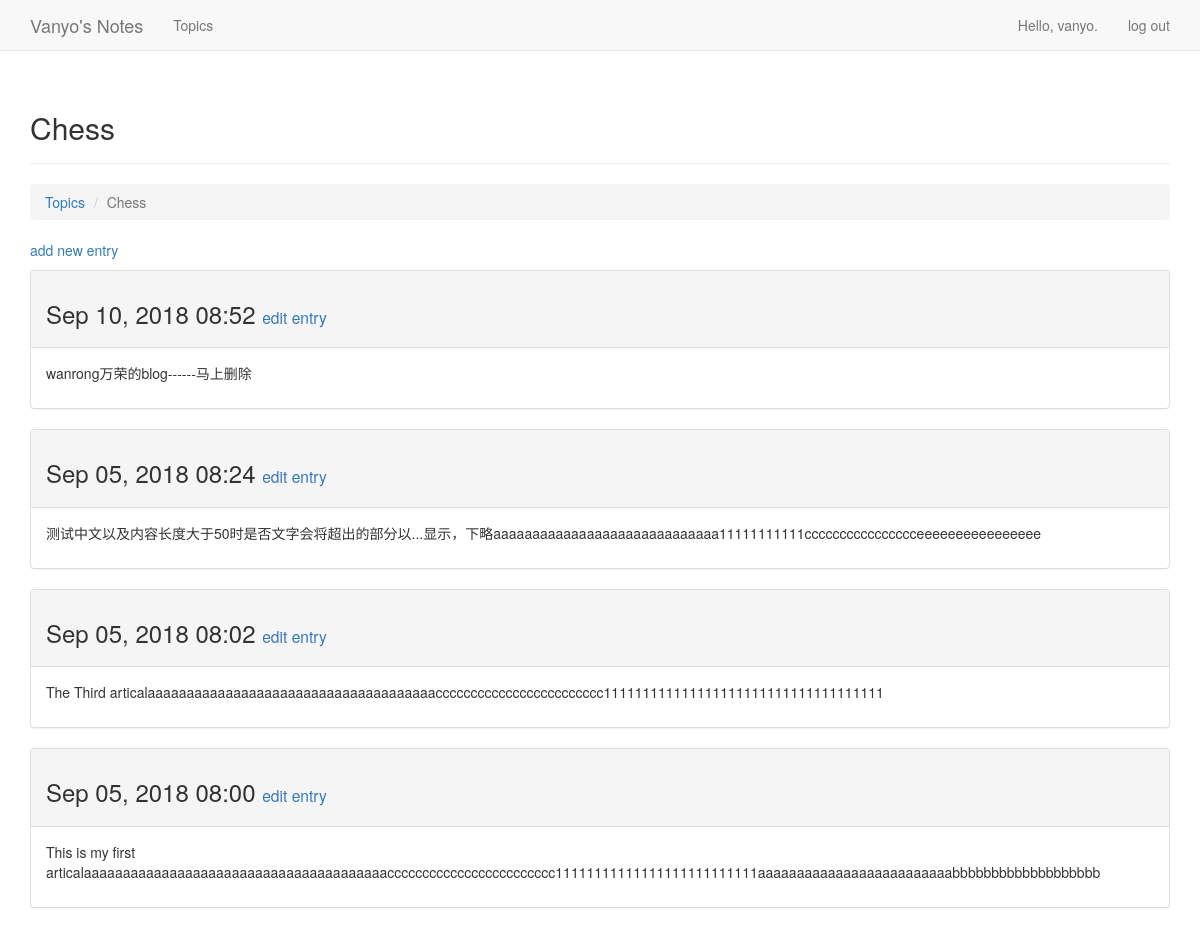
The page /topics/1/ (signed in) on the database its author committed.
### learning_logs/models.py (models this page shows, shortened)
class Topic(models.Model):
	text = models.CharField(max_length=200)
	date_added = models.DateTimeField(auto_now_add=True)
	owner = models.ForeignKey(
        User, # note that it should be User, not 'User', or error may occur
        on_delete=models.CASCADE,
    )
	def __str__(self):
		return self.text

class Entry(models.Model):
	topic = models.ForeignKey(Topic,on_delete=models.CASCADE)
	text = models.TextField()
	date_added = models.DateTimeField(auto_now_add=True)
	class Meta:
		verbose_name_plural = 'entries'

### learning_logs/views.py (the view)
# urls.py: path('topics/<topic_id>/',views.topic, name='topic'),
@login_required
def topic(request,topic_id):
	topic = Topic.objects.get(id=topic_id)
	if topic.owner != request.user:
		raise Http404
	entries = topic.entry_set.order_by('-date_added')
	context = {'topic':topic,'entries':entries}
	return render(request,'learning_logs/topic.html',context)

### learning_logs/templates/learning_logs/topic.html
{% extends 'learning_logs/base.html' %}
{% block header %}
  <h2>{{ topic }}</h2>
{% endblock header %}
{% block content %}
<ol class="breadcrumb">
        <li><a href="{% url 'learning_logs:topics' %}">Topics</a></li>
        <li class="active">{{ topic }}</li>
    </ol>
  <p>
    <a href="{% url 'learning_logs:new_entry' topic.id %}">add new entry</a>
  </p>
  {% for entry in entries %}
    <div class="panel panel-default">
      <div class="panel-heading">
        <h3>
          {{ entry.date_added|date:'M d, Y H:i' }}
          <small>
            <a href="{% url 'learning_logs:edit_entry' entry.id %}">
              edit entry</a>
          </small>
        </h3>
      </div>
      <div class="panel-body">
        {{ entry.text|linebreaks }}
      </div>
    </div>
  {% empty %}
    There are no entries for this topic yet.
  {% endfor %}
{% endblock content %}

### learning_logs/templates/learning_logs/base.html (shortened to what this page needs)
{% load bootstrap3 %}
<!DOCTYPE html>
<html lang="en">
  <head>
    {% bootstrap_css %}
  </head>
  <body>
    <nav class="navbar navbar-default navbar-static-top">
      <div class="container">
        <div class="navbar-header">
          <a class="navbar-brand" href="{% url 'learning_logs:index' %}">
              Vanyo's Notes</a>
        </div>
        <div id="navbar" class="navbar-collapse collapse">
          <ul class="nav navbar-nav">
            <li><a href="{% url 'learning_logs:topics' %}">Topics</a></li>
          </ul>
          <ul class="nav navbar-nav navbar-right">
            {% if user.is_authenticated %}
              <li><a>Hello, {{ user.username }}.</a></li>
              <li><a href="{% url 'users:logout' %}">log out</a></li>
            {% else %}
              <li><a href="{% url 'users:register' %}">register</a></li>
              <li><a href="{% url 'users:login' %}">log in</a></li>
            {% endif %}
          </ul>
        </div>
      </div>
    </nav>
    <div class="container">
      <div class="page-header">
        {% block header %}{% endblock %}
      </div>
      <div>
        {% block content %}{% endblock %}
      </div>
    </div>
  </body>
</html>

### rows shown on the page
Topic: text "Chess"
Entry: date_added "Sep 10, 2018 08:52", text "wanrong万荣的blog------马上删除"
Entry: date_added "Sep 05, 2018 08:24", text "测试中文以及内容长度大于50时是否文字会将超出的部分以...显示，下略aaaaaaaaaaaaaaaaaaaaaaaaaaaaa11111111111cccccccccccccccceeeeeeeeeeeeeeee"
Entry: date_added "Sep 05, 2018 08:02", text "The Third articalaaaaaaaaaaaaaaaaaaaaaaaaaaaaaaaaaaaaacccccccccccccccccccccccc111111111111111111111111111111111111"
Entry: date_added "Sep 05, 2018 08:00", text "This is my first articalaaaaaaaaaaaaaaaaaaaaaaaaaaaaaaaaaaaaaaacccccccccccccccccccccccc11111111111111111111111111aaaaaaaaaaaaaaaaaaaaaaaaabbbbbbbbbbbbbbbbbbb"

### other values the page prints
{{ user.username }} "vanyo"
